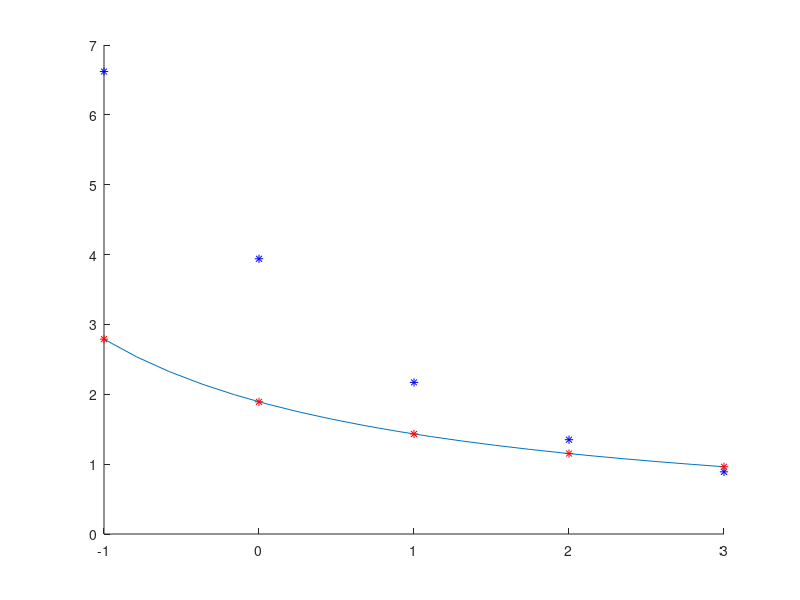

MATLAB code for this plot:
% clear all
% close all
% x=[-1;0;1;2;3]
% y=[6.62;3.94;2.17;1.35;0.89]
% 
% Y1 = x./y
% Y2 = y.^-.5
% 
% 
% 
% 
% figure
% hold on 
% %plot(x,Y1, '* k')
% plot(x,y, '* b')
% %legend('X1','Y1')
% 
% alph1 = 2.128
% bet1 = -1.944
% linX = linspace(-1,3,20);
% F1 = linX./(alph1*linX+bet1);
% plot(linX,F1)
% Fpredict1 = x./(alph1*x+bet1);
% plot(x,Fpredict1, '* r')
% R1 = sum((y-Fpredict1).^2)

clear all
close all
x=[-1;0;1;2;3]
y=[6.62;3.94;2.17;1.35;0.89]

Y1 = y.^-.5

sum1= sum(Y1)
sum2 = sum(Y1.*x)


figure
hold on 
%plot(x,Y1, '* k')
plot(x,y, '* b')
%legend('X1','Y1')

alph1 = .16995
bet1 = .5285

linX = linspace(-1,3,20);
F = @(x) (alph1*x+bet1).^-1;
F1 = F(linX)
plot(linX,F1)
Fpredict1 = F(x);
plot(x,Fpredict1, '* r')
R1 = sum((y-Fpredict1).^2)

